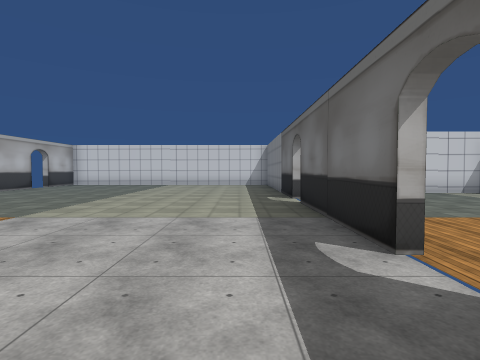
view 1 (above)

16 first-person views from a walk through a scene from a Unity 3-D project. The camera is 1.5 m above the floor, tilts 2° down and sees 80° across. The floor is counted in squares, 2 m on a side. Each view is taken from the middle of a square. On the plan, view 1 faces up. The plan holds only what a view shows up to about 10 squares ahead; the rest is blank. The place goes on beyond the plan. The player character is not drawn. Some surface patterns are stand-ins.

view 2
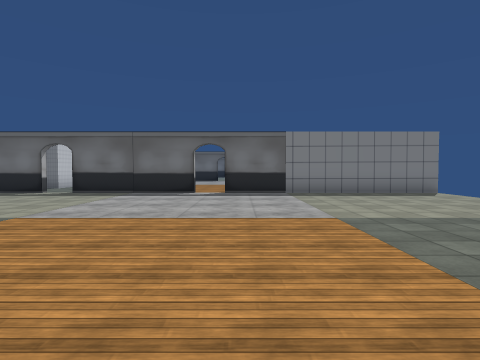

view 3
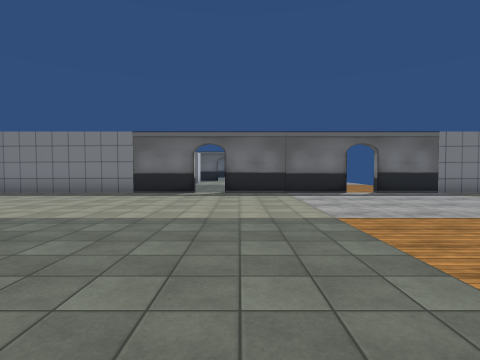

view 4
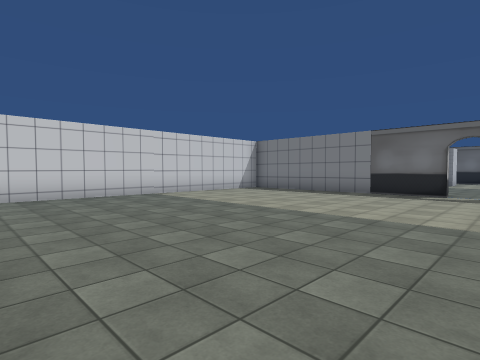

view 5
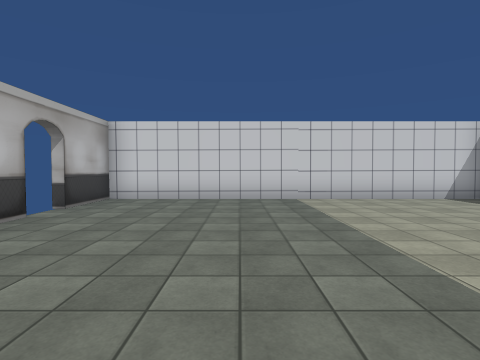

view 6
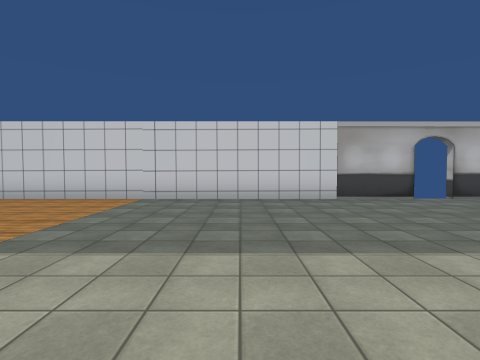

view 7
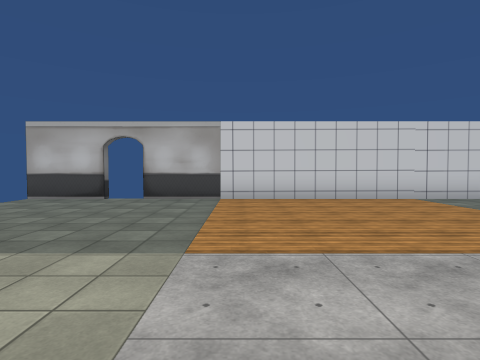

view 8
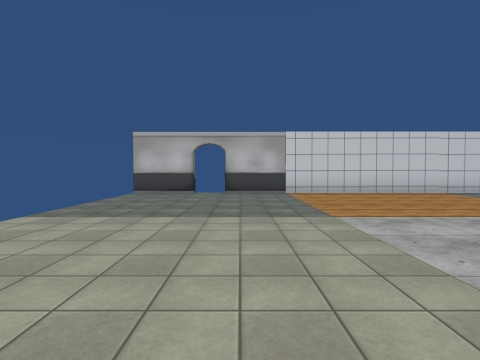

view 9
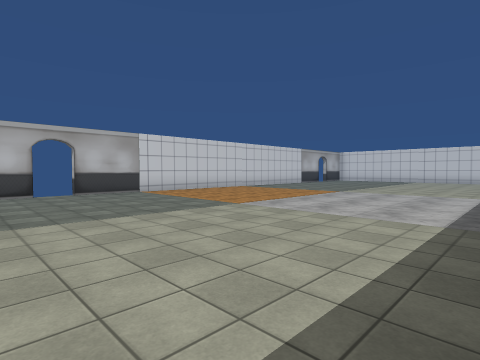

view 10
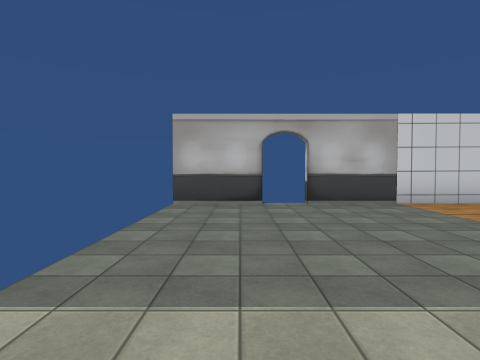

view 11
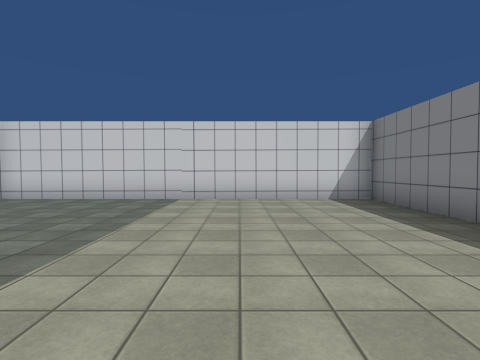

view 12
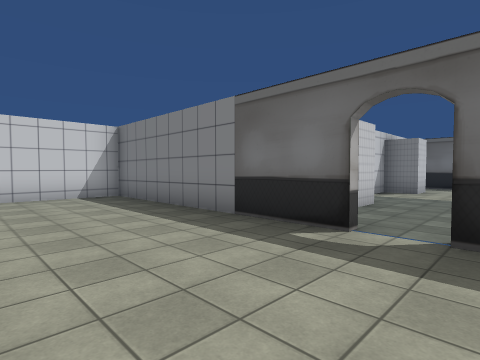

view 13
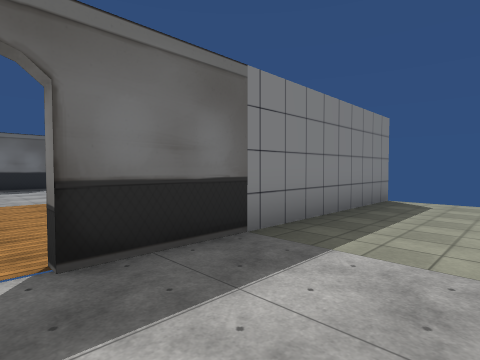

view 14
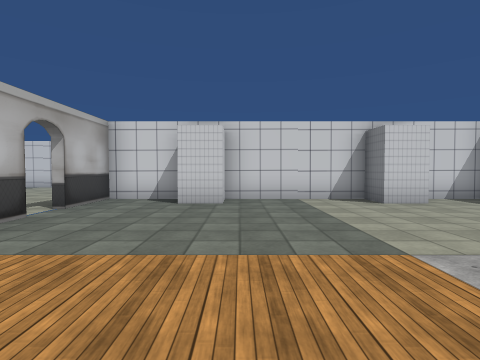

view 15
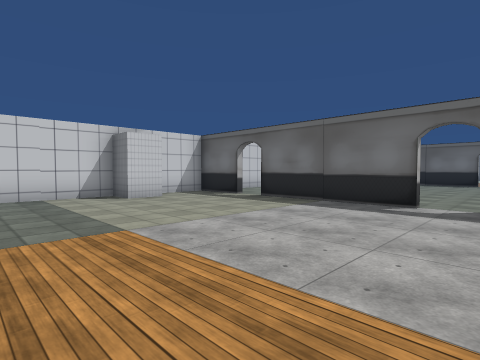

view 16
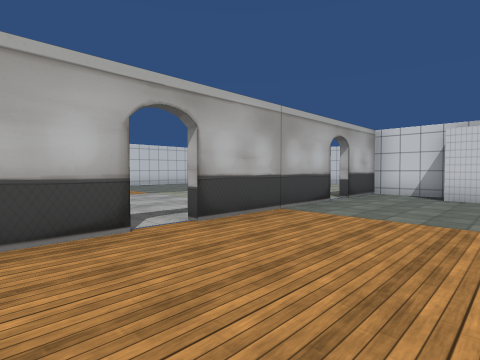

### Floor plan
Points are (right, up) in squares from view 1. A wall is a line through its corners. A room is listed if a view was taken in it or the views show most of it. See-through windows are left out.
Room 1 (views 1, 2, 3, 4, 5, 6, 7, 8, 9, 10, 11, 12, 13)
walls: (-8.4, -3.4) (-8.4, -5.5); (-8.4, 11.6) (-8.4, -2.5); (1.4, -5.6) (1.4, 14.4) (-8.4, 14.4) (-8.4, 12.5)
ways out: opening at (1, 2) to room 2; opening at (1, 7) to room 2
Room 2 (views 14, 15, 16)
walls: (1.6, 1.5) (1.6, 0.2); (1.6, 6.5) (1.6, 2.5); (9.2, 8.4) (8.2, 8.4) (8.2, 9.4) (4.6, 9.4) (4.6, 8.4) (3.5, 8.4); (11.4, 2.5) (11.4, 6.5); (3.5, 9.4) (1.6, 9.4) (1.6, 7.5); (11.4, 7.5) (11.4, 8.8); (11.4, 0.1) (11.4, 1); (11.2, 9.4) (9.8, 9.4)
ways out: opening at (1, 2) to room 1; opening at (1, 7) to room 1; opening at (11, 2); opening at (11, 7)

Positions as (right, up) in squares from view 1, and headings:
1: (0, 0), facing up
2: (-8, 1), facing right
3: (-8, 6), facing right
4: (-8, 6), facing up-right
5: (-5, 7), facing up
6: (-1, 7), facing left
7: (-1, 0), facing left
8: (1, -2), facing left
9: (1, -5), facing up-left
10: (-2, -4), facing left
11: (-2, 7), facing up
12: (-2, 6), facing up-right
13: (-1, 2), facing down-right
14: (5, 2), facing up
15: (5, 1), facing up-right
16: (5, 0), facing up-left
